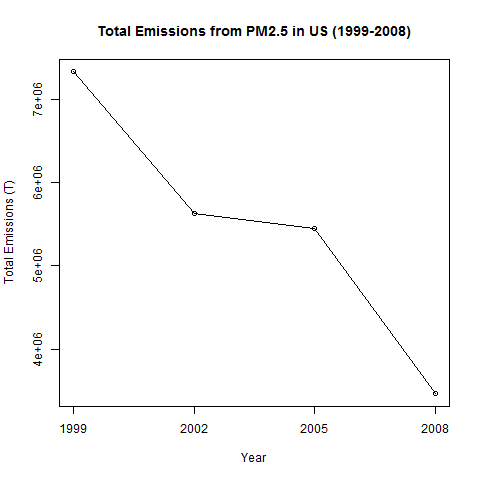

The script that saved this image:
png('plot1.png')

total_em<-aggregate(NEI$Emissions, by=list(NEI$year), FUN=sum)
names(total_em)<-c('year','Emissions')
plot(total_em$year,total_em$Emissions,type='o',xaxt="n",xlab='Year',ylab='Total Emissions (T)',main='Total Emissions from PM2.5 in US (1999-2008)')
axis(1, at = seq(1999, 2008, by = 3), las=1)

dev.off()